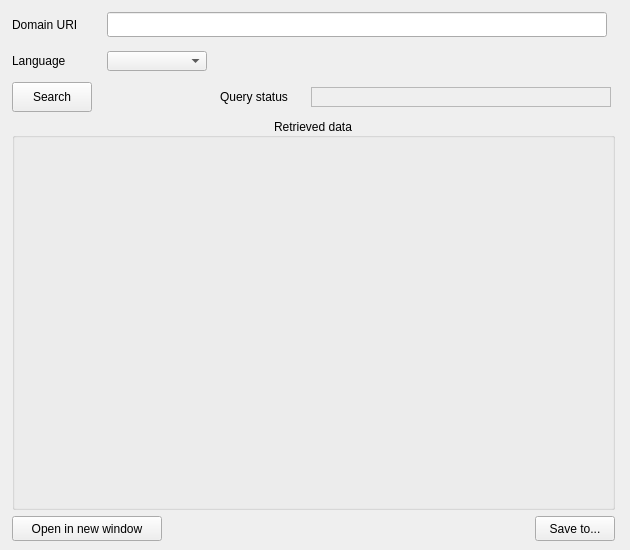
      <widget class="QWidget" name="GetClassificationDetails_tab">
       <attribute name="title">
        <string>Get Classification details</string>
       </attribute>
       <attribute name="toolTip">
        <string>&lt;html&gt;&lt;head/&gt;&lt;body&gt;&lt;p&gt;Get all the Classifications, with details, from a specified Domain, based on the informed URI. User can choose the language to be retrieved. For items the translation is not available, the default language of the domain will be returned. It performs the method &amp;quot;&lt;span style=&quot; font-weight:700;&quot;&gt;/api/Classification/v3&lt;/span&gt;&amp;quot;.&lt;/p&gt;&lt;/body&gt;&lt;/html&gt;</string>
       </attribute>
       <widget class="QWidget" name="">
        <property name="geometry">
         <rect>
          <x>10</x>
          <y>10</y>
          <width>611</width>
          <height>531</height>
         </rect>
        </property>
        <layout class="QGridLayout" name="gridLayout_4">
         <item row="0" column="0">
          <widget class="QLabel" name="GetClassificationDetails_DomainURI_label">
           <property name="minimumSize">
            <size>
             <width>85</width>
             <height>30</height>
            </size>
           </property>
           <property name="maximumSize">
            <size>
             <width>85</width>
             <height>30</height>
            </size>
           </property>
           <property name="text">
            <string>Domain URI</string>
           </property>
          </widget>
         </item>
         <item row="0" column="1" colspan="3">
          <widget class="QLineEdit" name="GetClassificationDetails_SearchTextString_lineEdit">
           <property name="minimumSize">
            <size>
             <width>500</width>
             <height>20</height>
            </size>
           </property>
           <property name="maximumSize">
            <size>
             <width>50</width>
             <height>25</height>
            </size>
           </property>
          </widget>
         </item>
         <item row="1" column="0">
          <widget class="QLabel" name="GetClassificationDetails_DataStructure_label">
           <property name="minimumSize">
            <size>
             <width>80</width>
             <height>30</height>
            </size>
           </property>
           <property name="maximumSize">
            <size>
             <width>80</width>
             <height>30</height>
            </size>
           </property>
           <property name="text">
            <string>Language</string>
           </property>
           <property name="wordWrap">
            <bool>true</bool>
           </property>
          </widget>
         </item>
         <item row="1" column="1">
          <widget class="QComboBox" name="GetClassificationDetails_DataStructure_comboBox">
           <property name="minimumSize">
            <size>
             <width>100</width>
             <height>20</height>
            </size>
           </property>
           <property name="maximumSize">
            <size>
             <width>100</width>
             <height>20</height>
            </size>
           </property>
           <property name="maxVisibleItems">
            <number>2</number>
           </property>
           <property name="maxCount">
            <number>2</number>
           </property>
          </widget>
         </item>
         <item row="2" column="0">
          <widget class="QPushButton" name="GetClassificationDetails_Search_pushButton">
           <property name="minimumSize">
            <size>
             <width>80</width>
             <height>30</height>
            </size>
           </property>
           <property name="maximumSize">
            <size>
             <width>80</width>
             <height>30</height>
            </size>
           </property>
           <property name="text">
            <string>Search</string>
           </property>
          </widget>
         </item>
         <item row="2" column="2">
          <widget class="QLabel" name="GetClassificationDetails_QuerryStatus_label">
           <property name="enabled">
            <bool>true</bool>
           </property>
           <property name="minimumSize">
            <size>
             <width>80</width>
             <height>30</height>
            </size>
           </property>
           <property name="maximumSize">
            <size>
             <width>80</width>
             <height>30</height>
            </size>
           </property>
           <property name="text">
            <string>Query status</string>
           </property>
          </widget>
         </item>
         <item row="2" column="3">
          <widget class="QLabel" name="GetClassificationDetails_QuerryStatusResult_label">
           <property name="minimumSize">
            <size>
             <width>300</width>
             <height>20</height>
            </size>
           </property>
           <property name="maximumSize">
            <size>
             <width>150</width>
             <height>20</height>
            </size>
           </property>
           <property name="autoFillBackground">
            <bool>false</bool>
           </property>
           <property name="styleSheet">
            <string notr="true"/>
           </property>
           <property name="frameShape">
            <enum>QFrame::StyledPanel</enum>
           </property>
           <property name="frameShadow">
            <enum>QFrame::Sunken</enum>
           </property>
           <property name="text">
            <string/>
           </property>
          </widget>
         </item>
         <item row="3" column="0" colspan="4">
          <widget class="QGroupBox" name="GetClassificationDetails_JSONViewerHolder_groupBox">
           <property name="minimumSize">
            <size>
             <width>597</width>
             <height>301</height>
            </size>
           </property>
           <property name="font">
            <font>
             <pointsize>9</pointsize>
             <bold>false</bold>
             <underline>false</underline>
            </font>
           </property>
           <property name="title">
            <string>Retrieved data</string>
           </property>
           <property name="alignment">
            <set>Qt::AlignCenter</set>
           </property>
           <layout class="QHBoxLayout" name="horizontalLayout_5">
            <item>
             <widget class="QWidget" name="GetClassificationDetails_JSONViewerHolder_widget" native="true">
              <property name="minimumSize">
               <size>
                <width>597</width>
                <height>301</height>
               </size>
              </property>
             </widget>
            </item>
           </layout>
          </widget>
         </item>
         <item row="4" column="0" colspan="2">
          <widget class="QPushButton" name="GetClassificationDetails_OpenInNewWindow_pushButton">
           <property name="minimumSize">
            <size>
             <width>150</width>
             <height>25</height>
            </size>
           </property>
           <property name="maximumSize">
            <size>
             <width>150</width>
             <height>25</height>
            </size>
           </property>
           <property name="toolTip">
            <string>&lt;html&gt;&lt;head/&gt;&lt;body&gt;&lt;p&gt;Open data in new window for better visualization&lt;/p&gt;&lt;/body&gt;&lt;/html&gt;</string>
           </property>
           <property name="text">
            <string>Open in new window</string>
           </property>
          </widget>
         </item>
         <item row="4" column="3" alignment="Qt::AlignRight">
          <widget class="QPushButton" name="GetClassificationDetails_SaveTo_pushButton">
           <property name="minimumSize">
            <size>
             <width>80</width>
             <height>25</height>
            </size>
           </property>
           <property name="maximumSize">
            <size>
             <width>80</width>
             <height>25</height>
            </size>
           </property>
           <property name="text">
            <string>Save to...</string>
           </property>
          </widget>
         </item>
        </layout>
       </widget>
      </widget>
